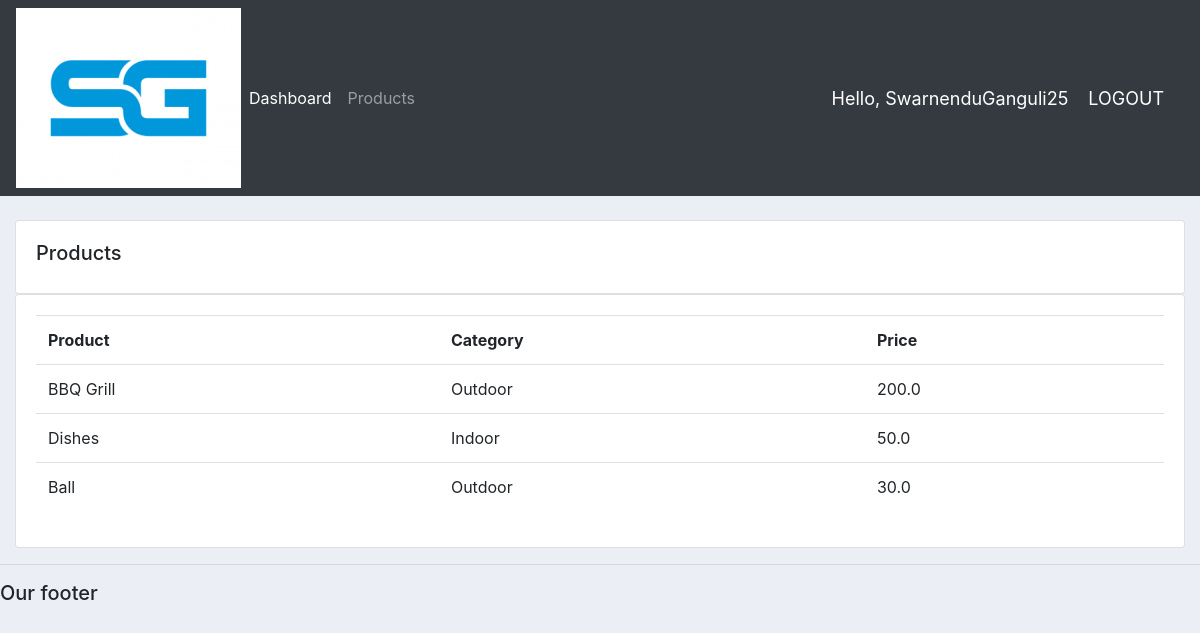
Screenshot of /products/ (signed in) with the database file from the repository.
### accounts/models.py (models this page shows, shortened)
class Product(models.Model):
    CATEGORY = (
        ('Outdoor', 'Outdoor'),
        ('Indoor', 'Indoor'),
    )
    name = models.CharField(max_length=200, null=True)
    price = models.FloatField()
    category = models.CharField(max_length=200, null=True, choices=CATEGORY)
    description = models.CharField(max_length=200, null=True, blank=True)
    date_created = models.DateTimeField(auto_now_add=True, null=True)
    tags = models.ManyToManyField(Tag)

### accounts/decorators.py (the view)
        def wrapper_func(request, *args, **kwargs):
            group = None
            if request.user.groups.exists():
                group = request.user.groups.all()[0].name
            if group in allowed_roles:
                return view_func(request, *args, **kwargs)
            else:
                return HttpResponse('You are not authorized to view this page')

### accounts/views.py (called while the page is built)
@login_required(login_url='login')
@allowed_users(allowed_roles=['admin'])
def products(request):
    products = Product.objects.all()
    return render(request, 'accounts/products.html', {'products' : products})

### accounts/templates/accounts/products.html
{%  extends 'accounts/main.html' %}
{% block content %}
		<br>
		<div class="row">
			<div class="col-md">
				<div class="card card-body">
					<h5>Products</h5>
				</div>
				<div class="card card-body">
					<table class="table">
						<tr>
							<th>Product</th>
							<th>Category</th>
							<th>Price</th>
						</tr>
						{% for i in products %}
							<tr>
								<td>{{i.name}}</td>
								<td>{{i.category}}</td>
								<td>{{i.price}}</td>
							</tr>
						{% endfor %}
					</table>
				</div>
			</div>
		</div>
{% endblock content %}

### accounts/templates/accounts/navbar.html (shortened to what this page needs)
{% load static %}
<nav class="navbar navbar-expand-lg navbar-dark bg-dark">
  <img src="{% static 'images/sg-logo.png' %}">
  <div class="collapse navbar-collapse" id="navbarNav">
    <ul class="navbar-nav">
      {% if request.user.is_staff %}
      <li class="nav-item active">
        <a class="nav-link" href="{% url 'home' %}">Dashboard</a>
      </li>
      <li class="nav-item">
        <a class="nav-link" href="{% url 'products' %}">Products</a>
      </li>
      {% else %}
      <li class="nav-item">
        <a class="nav-link" href="{% url 'account' %}">Settings</a>
      </li>
      {% endif %}
    </ul>
  </div>
  <span class="hello-msg">Hello, {{request.user}}</span>
  <span><a class="hello-msg" href="{% url 'logout' %}">LOGOUT</a></span>
</nav>

### static/css/main.css (style rules this page uses)
body { background-color: #ebeff5; }

### accounts/templates/accounts/navbar.html (style rules this page uses)
.hello-msg { font-size: 18px; color: #fff; margin-right: 20px; }

### rows the page displays
Product: name "BBQ Grill", category "Outdoor", price "200.0"
Product: name "Dishes", category "Indoor", price "50.0"
Product: name "Ball", category "Outdoor", price "30.0"

### other values shown
{{ request.user }} "SwarnenduGanguli25"
